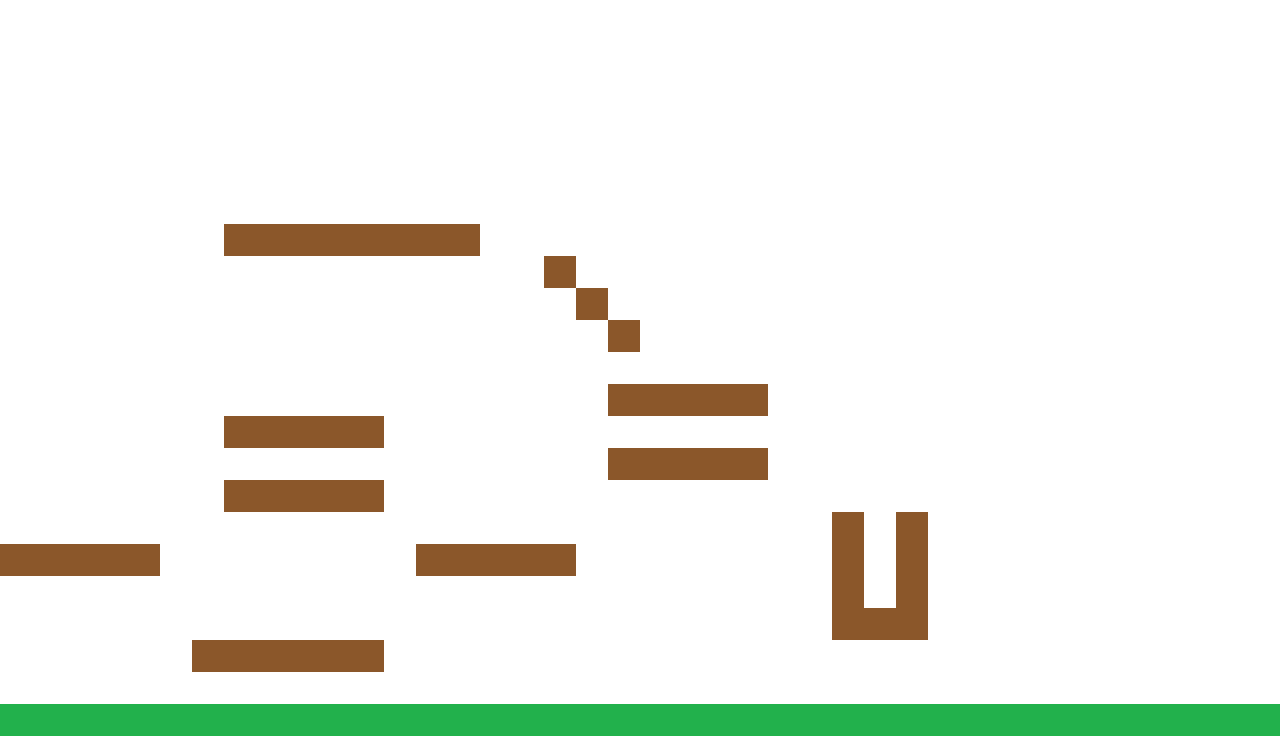

Below is a game level as drawn by its tile map, then a one-line description and the .tmx that defines it (tile-layer data replaced by summaries):
An orthogonal 40x23 tile map with 32x32 px tiles, 3 tile layers (background, ground, platform), 10 tilesets and 24 objects.

<map version="1.0" orientation="orthogonal" renderorder="right-down" width="40" height="23" tilewidth="32" tileheight="32" nextobjectid="166">
 <tileset firstgid="1" name="whiteblock" tilewidth="32" tileheight="32">
  <image source="../tiles/whiteblock.png" width="32" height="32" />
 </tileset>
 <tileset firstgid="2" name="greenblock" tilewidth="32" tileheight="32">
  <image source="../tiles/greenblock.png" width="32" height="32" />
 </tileset>
 <tileset firstgid="3" name="brownblock" tilewidth="32" tileheight="32">
  <image source="../tiles/brownblock.png" width="32" height="32" />
 </tileset>
 <tileset firstgid="4" name="keyTile" tilewidth="50" tileheight="50">
  <image source="../key/key-4.png" width="50" height="50" />
 </tileset>
 <tileset firstgid="5" name="closedDoor" tilewidth="50" tileheight="50">
  <image source="../door/closedDoor.jpg" width="50" height="50" />
 </tileset>
 <tileset firstgid="6" name="openDoor" tilewidth="50" tileheight="50">
  <image source="../door/openDoor.jpg" width="50" height="50" />
 </tileset>
 <tileset firstgid="7" name="upSpikes" tilewidth="16" tileheight="21">
  <image source="../tiles/upSpikes_16x21.png" width="64" height="21" />
 </tileset>
 <tileset firstgid="11" name="downSpikes" tilewidth="16" tileheight="21">
  <image source="../tiles/downSpikes_16x21.png" width="64" height="21" />
 </tileset>
 <tileset firstgid="15" name="leftSpikes" tilewidth="21" tileheight="16">
  <image source="../tiles/leftSpikes_21x16.png" width="84" height="16" />
 </tileset>
 <tileset firstgid="19" name="rightSpikes" tilewidth="21" tileheight="16">
  <image source="../tiles/rightSpikes_21x16.png" width="84" height="16" />
 </tileset>
 <layer name="background" width="40" height="23">
  <data>[920 cells, 918 non-empty, 1 distinct tile ids]</data>
 </layer>
 <layer name="ground" width="40" height="23">
  <data>[920 cells, 40 non-empty, 1 distinct tile ids]</data>
 </layer>
 <layer name="platform" width="40" height="23">
  <data>[920 cells, 56 non-empty, 1 distinct tile ids]</data>
 </layer>
 <objectgroup name="stars">
  <object id="96" x="22" y="520">
   <ellipse />
  </object>
  <object id="101" x="579" y="426">
   <ellipse />
  </object>
 </objectgroup>
 <objectgroup name="bigStars">
  <object id="91" x="866.718" y="201.201" rotation="-17.8054" />
  <object id="94" x="346" y="610" />
  <object id="97" x="453" y="517" />
 </objectgroup>
 <objectgroup name="openDoor">
  <object id="149" gid="6" x="233" y="188" />
 </objectgroup>
 <objectgroup name="key">
  <object id="147" gid="4" x="79" y="521" />
 </objectgroup>
 <objectgroup name="lockedDoor">
  <object id="148" gid="5" x="412" y="191" />
 </objectgroup>
 <objectgroup name="upSpikes">
  <object id="164" gid="8" x="240" y="642" />
  <object id="165" gid="8" x="495" y="547" />
 </objectgroup>
 <objectgroup name="downSpikes">
  <object id="157" gid="12" x="898" y="653" />
  <object id="158" gid="12" x="873" y="656" />
  <object id="159" gid="12" x="850" y="657" />
  <object id="160" gid="12" x="838" y="660" />
  <object id="161" gid="12" x="861" y="660" />
  <object id="162" gid="12" x="890" y="659" />
  <object id="163" gid="12" x="909" y="653" />
 </objectgroup>
 <objectgroup name="leftSpikes">
  <object id="154" gid="16" x="813" y="532" />
  <object id="155" gid="16" x="813" y="546" />
  <object id="156" gid="16" x="813" y="558" />
 </objectgroup>
 <objectgroup name="rightSpikes">
  <object id="150" gid="20" x="4" y="301" />
  <object id="151" gid="20" x="5" y="320" />
  <object id="152" gid="20" x="9" y="346" />
  <object id="153" gid="20" x="6" y="381" />
 </objectgroup>
</map>
